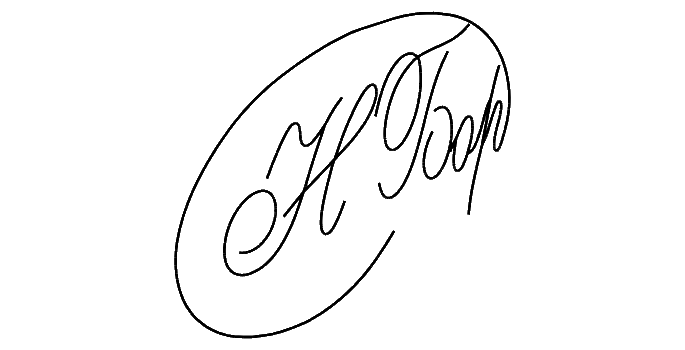

This chart was generated by the following Python code:
import base64
import requests
import selenium
from selenium import webdriver
from selenium.webdriver.common.by import By
from selenium.webdriver.common.keys import Keys
import time
import PIL
from PIL import Image
import os

#Фукнция get_img получает изображение подписи с сайта
#На вход получает:
#first_name - имя человека
#last_name - фамилия человека
#middle_name - отчество человека
#Передавать аргументы в функция только в таком порядке
def get_img(first_name, last_name, middle_name):
    driver = webdriver.Chrome()
    driver.get("https://podpis-online.ru/")
    time.sleep(2)
    driver.find_element(By.NAME, "name").send_keys(first_name)
    driver.find_element(By.NAME, "surname").send_keys(last_name)
    driver.find_element(By.NAME, "middle").send_keys(middle_name)
    driver.find_element(By.XPATH, "//div[@id='GetSignature']").click()
    time.sleep(2)
    canvas = driver.find_element(By.ID, "Signature_1")
    image_data = driver.execute_script("return arguments[0].toDataURL('image/png').substring(21);", canvas)
    with open("not_converted_podpis.png", "wb") as f:
        f.write(base64.b64decode(image_data))
    driver.quit()
    convert_img()

#Функция convert_img удаляет белый фон у изображения и сохраняет его с названием podpis.png
#Эту функцию не нужно вызавать, она запускается через get_img
#После сохранения подписи без фона, удаляет старое изображение с фоном
def convert_img():
    img = Image.open("not_converted_podpis.png")
    img = img.convert("RGBA")
    pixels = img.getdata()
    new_pix = []
    for i in pixels:
        if i[0] > 140 and i[1] > 140 and i[2] > 140:
            new_pix.append((255, 255, 255, 0))
        else:
            new_pix.append(i)
    img.putdata(new_pix)
    img.save("podpis.png", "PNG")
    os.remove("D:/PyCharmProjects/Docs_Please/not_converted_podpis.png")
